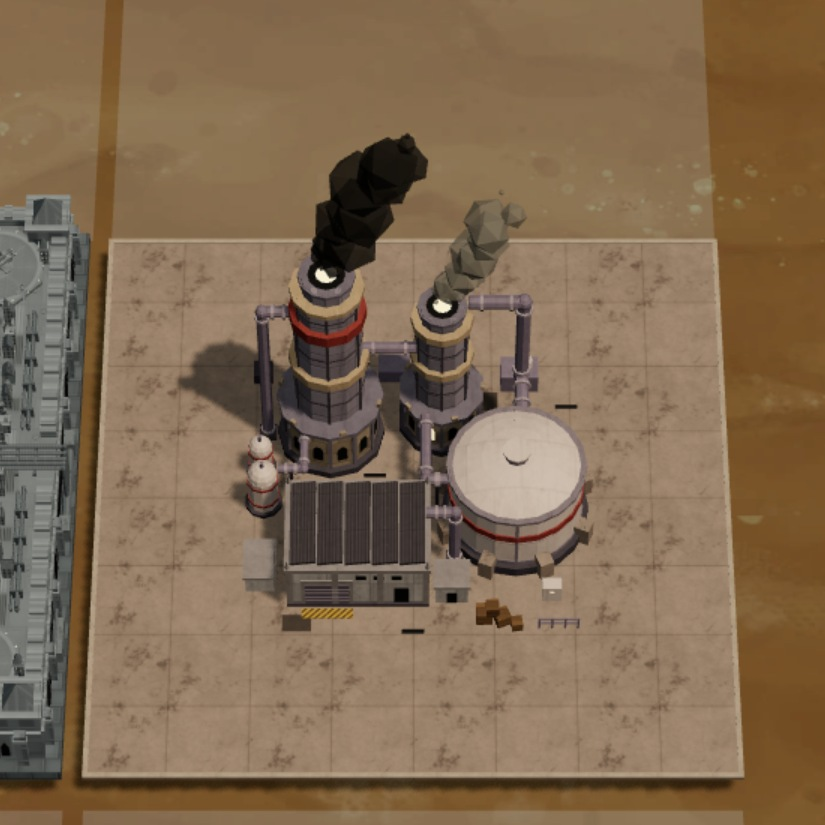
#> input picture refinery-snapshot.jpg, 825 x 825 px
$ python make-card-frame.py ../refinery-snapshot.jpg
#> lines starting #> are read from the running program, lines starting #| are printed output that depends on the picture
"""Build the tall card frame used by the game (public/cards/CardBaseTall.png) from the frame art.

Cards are 1.82 x as tall as they are wide; the art (CardBase.png) is 1.434 x. The top band (gauges,
screen, 3x3 tiles) and the bottom cable strip are kept as they are. The gap is filled with copies of a
plain band of the centre panel (62-72% down the art: brass pipes on the sides), cross-faded into each
other so there are no hard joins. Baking it into one image (instead of CSS border-image slices) avoids
the hairline seams browsers draw where slices meet.

It also writes public/cards/CardSpecMask.png: where the hand cards' moving sheen may catch light. It follows
the frame's own brightness (bright metal shines, dark rust and grime do not), broken up by grain and blotches,
so the highlight reads as rough, old metal rather than polished chrome.

Usage:  python tools/make-card-frame.py [path/to/CardBase.png]
Needs Pillow and numpy. Writes public/cards/CardBase.png (560 px wide), CardBaseTall.png and CardSpecMask.png.
"""
import os
import sys

import numpy as np
from PIL import Image, ImageFilter

WIDTH = 560  # sharp at the largest card size (205 px shop card) on 2x screens
RATIO = 1.82  # card height / width, must match .card in src/ui.css
BAND = (0.62, 0.72)  # plain band of the art to repeat, as fractions of its height
OVERLAP = 8  # rows cross-faded between band copies
INNER = (0.13, 0.87)  # panel inside (inside its bevel lines), as fractions of the width
INNER_FROM = 0.34  # top of the unique panel piece used for the inside, as a fraction of the art height
FEATHER_X, FEATHER_Y = 14, 22  # px of soft edge around that piece

root = os.path.dirname(os.path.dirname(os.path.abspath(__file__)))
out_dir = os.path.join(root, 'public', 'cards')
src = sys.argv[1] if len(sys.argv) > 1 else os.path.join(out_dir, 'CardBase.png')

art = Image.open(src).convert('RGBA')
if art.width != WIDTH:
    art = art.resize((WIDTH, round(art.height * WIDTH / art.width)), Image.LANCZOS)
#> art: PIL image 560x560 RGBA
    art.save(os.path.join(out_dir, 'CardBase.png'), optimize=True)

H = art.height
#> H = 560
a, b = round(BAND[0] * H), round(BAND[1] * H)
#> a = 347; b = 403
top, band, bottom = art.crop((0, 0, WIDTH, a)), art.crop((0, a, WIDTH, b)), art.crop((0, b, WIDTH, H))
target = round(WIDTH * RATIO)
fill = target - top.height - bottom.height
#> fill = 515

# Fewest copies that cover the gap; the overlap is then spread so the strip is exactly `fill` tall.
n = max(1, -(-(fill - OVERLAP) // (band.height - OVERLAP)))
#> n = 11
step = (fill - band.height) / (n - 1) if n > 1 else 0
#> step = 45.9
strip = Image.new('RGBA', (WIDTH, fill))
#> strip: PIL image 560x515 RGBA; every value is 0
for i in range(n):
    y = round(i * step)
    copy = band.copy()
    if i > 0:
        # Fade this copy in over the rows it shares with the one above.
        shared = round((i - 1) * step) + band.height - y
        mask = Image.new('L', band.size, 255)
        for r in range(max(0, shared)):
            mask.paste(round(255 * (r + 1) / (shared + 1)), (0, r, WIDTH, r + 1))
        strip.paste(copy, (0, y), mask)
    else:
        strip.paste(copy, (0, y))
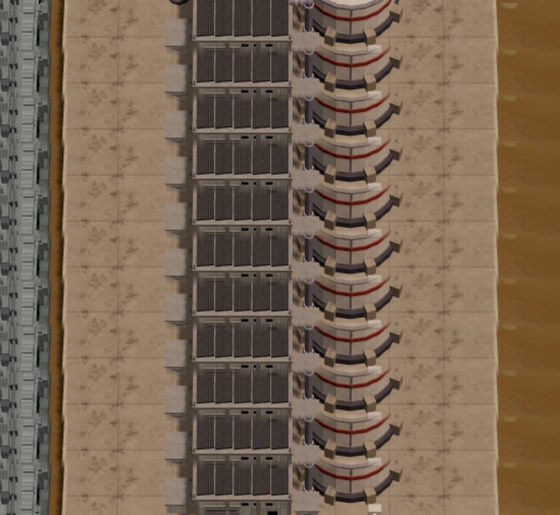
#> strip: PIL image 560x515 RGBA; mean R, G, B, A 120.5, 101.1, 82.7, 255

# Repeated copies show as a pattern in the panel, so the panel's inside comes from one tall unique piece
# of plain panel (mirrored, so it does not look like a copy of the panel right above it), feathered in.
# The side rails and the panel's bevel lines keep the repeated band: they are uniform, so it does not show.
x0, x1 = round(INNER[0] * WIDTH), round(INNER[1] * WIDTH)
r0 = round(INNER_FROM * H)
#> r0 = 190
inner = art.crop((x0, r0, x1, r0 + fill)).transpose(Image.FLIP_LEFT_RIGHT)
mask = Image.new('L', inner.size, 0)
#> mask: PIL image 414x515 L; every value is 0
px = mask.load()
for y in range(inner.height):
    fy = min(1, (y + 1) / FEATHER_Y, (inner.height - y) / FEATHER_Y)
    for x in range(inner.width):
        fx = min(1, (x + 1) / FEATHER_X, (inner.width - x) / FEATHER_X)
        px[x, y] = round(255 * fx * fy)
strip.paste(inner, (x0, 0), Image.composite(inner, Image.new('RGBA', inner.size), mask).getchannel('A'))

tall = Image.new('RGBA', (WIDTH, target))
#> tall: PIL image 560x1019 RGBA; every value is 0
tall.paste(top, (0, 0))
tall.paste(strip, (0, top.height))
tall.paste(bottom, (0, top.height + fill))
tall.save(os.path.join(out_dir, 'CardBaseTall.png'), optimize=True)
print(f'CardBaseTall.png {WIDTH}x{target}: {n} band copies of {band.height}px in {fill}px')
#| CardBaseTall.png 560x1019: 11 band copies of 56px in 515px

# ---- sheen mask -----------------------------------------------------------------------------------------
SPEC_WIDTH = 400  # enough grain detail at hand-card size on 2x screens
rng = np.random.default_rng(7)  # fixed seed: the same mask every run
spec_src = tall.resize((SPEC_WIDTH, round(tall.height * SPEC_WIDTH / WIDTH)), Image.LANCZOS)
lum = np.asarray(spec_src.convert('L'), dtype=np.float32) / 255
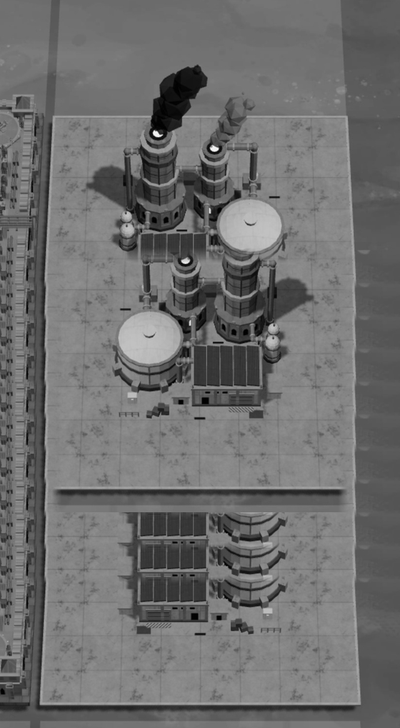
#> lum: shape (728, 400) float32; min 0, max 0.988, mean 0.432
alpha = np.asarray(spec_src.getchannel('A'), dtype=np.float32) / 255
#> alpha: shape (728, 400) float32; every value is 1
lo, hi = np.percentile(lum[alpha > 0.5], [25, 92])
#> lo = 0.349; hi = 0.545
metal = np.clip((lum - lo) / (hi - lo), 0, 1) ** 1.6  # only the brighter metal catches the light
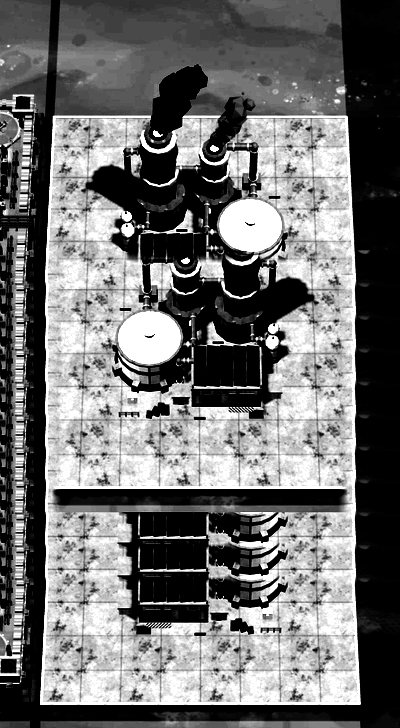
#> metal: shape (728, 400) float32; min 0, max 1, mean 0.44


def noise(blur):
    """Random field softened by `blur` px, rescaled to 0-1."""
#> called with blur = 10
    img = Image.fromarray((rng.random(lum.shape) * 255).astype(np.uint8)).filter(ImageFilter.GaussianBlur(blur))
    a = np.asarray(img, dtype=np.float32)
    return (a - a.min()) / max(1e-6, a.max() - a.min())
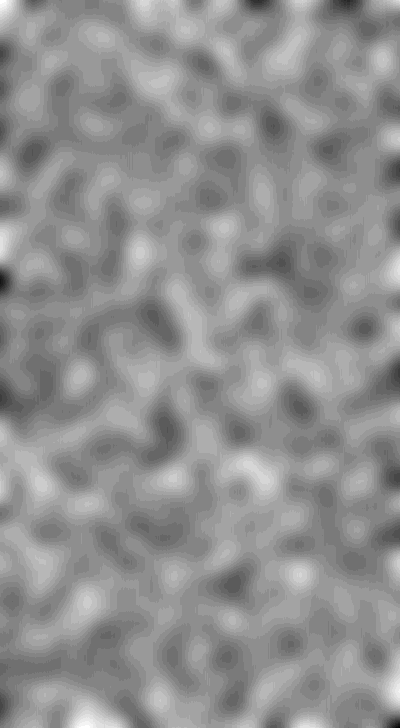
#> returned value: shape (728, 400) float32; min 0, max 1, mean 0.566


blotch = np.clip((noise(10) - 0.3) * 1.8, 0, 1)  # patches of worn, duller metal
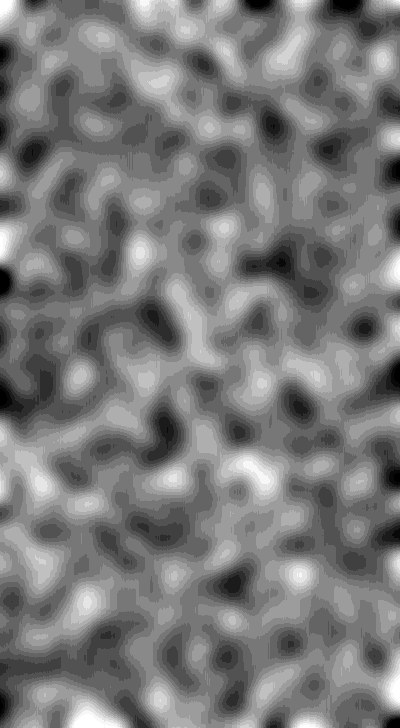
#> blotch: shape (728, 400) float32; min 0, max 1, mean 0.48
grain = noise(0.7)  # fine scratchy grain
#> call 2 of noise, with blur = 0.7
#> in noise (call 2), `img = Image.fromarray((rng.random(lum.shape) * 255).astype(np.uint8))...`:
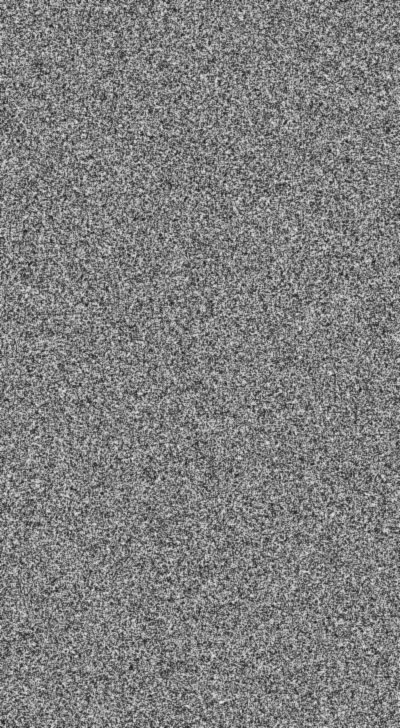
#> img: PIL image 400x728 L; min 25, max 229, mean 126.8
spec = metal * (0.25 + 0.75 * blotch) * (0.45 + 0.55 * grain) * alpha
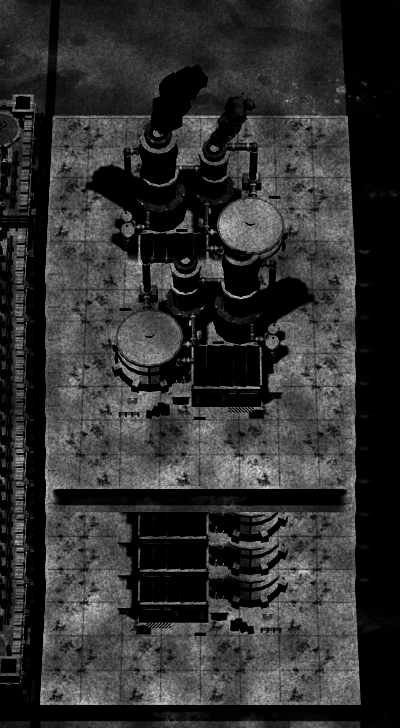
#> spec: shape (728, 400) float32; min 0, max 0.853, mean 0.193
out = np.zeros(lum.shape + (4,), dtype=np.uint8)
out[..., :3] = 255
out[..., 3] = np.clip(spec * 255, 0, 255).astype(np.uint8)
Image.fromarray(out, 'RGBA').save(os.path.join(out_dir, 'CardSpecMask.png'), optimize=True)
print(f'CardSpecMask.png {out.shape[1]}x{out.shape[0]}, mean coverage {spec.mean():.2f}')
#| CardSpecMask.png 400x728, mean coverage 0.19
